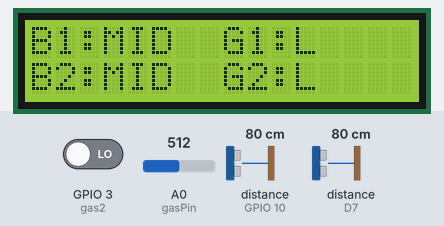
The sketch below on a simulated ESP8266 (NodeMCU). Parts: 16×2 character LCD. Wiring (inferred from the names in the program): 2 × ultrasonic range finder: trigger D6, echo D7 / trigger D8, echo GPIO 10. Inputs (shaded band) come from the test bench; at power-on: distance to the obstacle (sensors on GPIO 10, D7) 80 cm, A0 (gasPin) = 512, GPIO 3 (gas2) LOW. The echo pulse lasts 58.3 µs per cm; WiFi joins after 1.5 s; servers stay silent unless stated; uploads are accepted with an empty reply; what the sketch prints to the serial monitor is not drawn.

Above: at 10.7 s.
10.8 s: distance to the obstacle (sensor on GPIO 10) set to 23 cm
12.5 s: distance to the obstacle (sensor on GPIO 10) set to 19 cm
At 14.3 s:
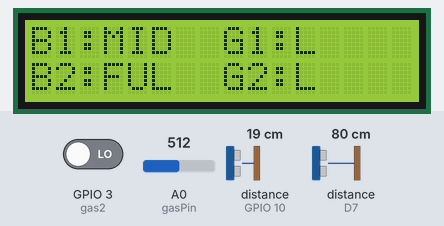
14.6 s: distance to the obstacle (sensor on D7) set to 23 cm
16.1 s: distance to the obstacle (sensor on D7) set to 18 cm
At 17.6 s:
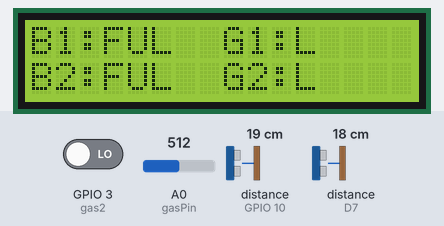
17.9 s: A0 (gasPin) set to 693
21.7 s: A0 (gasPin) set to 717
At 23.9 s:
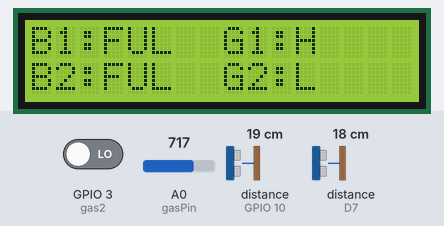
Timing chart, 0 to 25.4 s (numbered marks = the images above; inputs shaded):
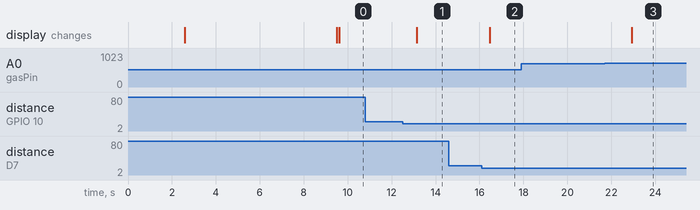

Measured:
- the behaviour switches between 21 and 20 cm on distance to the obstacle (sensor on GPIO 10) (found by bisection; images 0 and 1)
- the behaviour switches between 21 and 20 cm on distance to the obstacle (sensor on D7) (found by bisection; images 1 and 2)
- the behaviour switches between 700 and 701 on A0 (gasPin) (found by bisection; images 2 and 3)
- after the input at 10.8 s, every drawn part: stays the same
- after the input at 12.5 s, the display: changes after 0.65 s (image 1)
- after the input at 14.6 s, every drawn part: stays the same
- after the input at 16.1 s, the display: changes after 0.37 s (image 2)
- after the input at 17.9 s, every drawn part: stays the same
- after the input at 21.7 s, the display: changes after 1.2 s (image 3)

The sketch:

garbage_monitoring_with_2_gas_vist.ino
```cpp
#include <ESP8266WiFi.h>
#include <ESP8266HTTPClient.h>

#include <LiquidCrystal.h>
#include <String.h>

// WiFi parameters to be configured
const char* ssid = "project12"; // Hoofdlettergevoelig
const char* password = "project123456"; // Hoofdlettergevoelig
String a = "http://sms.scubedigi.com/api.php?username=Mydreamacd&password=Mydre@m123&to=8143513239&from=MYDREM&message=";
String msg = "\0";
String r = "http://projectsiot.xyz/IoTProjects/GarbageGas/upload.php?a=";
String rs = "\0";
String BIN1 = "\0";
String BIN2 = "\0";
String G1 = "\0";
String G2 = "\0";
int alc;

LiquidCrystal lcd (D0,D1,D2,D3,D4,D5);
#define trigPin D6
#define echoPin D7
#define trigPin1 D8
#define echoPin1 10
#define gasPin A0
//#define buzzer 01
#define gas2 03//RX

long duration, distance,duration1,distance1;

unsigned int obstacle = 0;
unsigned int fire = 0;
int gas = 0;
/*
void forward ()
{
  digitalWrite(m11, HIGH);
  digitalWrite(m12, LOW);
  digitalWrite(m21, HIGH);
  digitalWrite(m22, LOW);
  delay(10);
}

void backward ()
{
  digitalWrite(m12, HIGH);
  digitalWrite(m11, LOW);
  digitalWrite(m22, HIGH);
  digitalWrite(m21, LOW);
  delay(10);
}
void left ()
{
  digitalWrite(m12, LOW);
  digitalWrite(m11, HIGH);
  digitalWrite(m21, LOW);
  digitalWrite(m22, HIGH);
  delay(10);
}

void right ()
{

  digitalWrite(m11, LOW);
  digitalWrite(m12, HIGH);
  digitalWrite(m21, HIGH);
  digitalWrite(m22, LOW);
  delay(10);
}
void stopp ()
{
  digitalWrite(m12, LOW);
  digitalWrite(m11, LOW);
  digitalWrite(m22, LOW);
  digitalWrite(m21, LOW);
  delay(10);
}

void beep ()
{
  digitalWrite(buzzer,HIGH); delay(1000);
  digitalWrite(buzzer,LOW); delay(100);
}
*/
void setup() {
  Serial.begin(9600);
  Serial.println("power up");
  pinMode(trigPin, OUTPUT);
  pinMode(echoPin, INPUT);
pinMode(trigPin1, OUTPUT);
  pinMode(echoPin1, INPUT);

pinMode(gas2,INPUT);
pinMode(gasPin,INPUT);
//pinMode(buzzer,OUTPUT);

lcd.begin(16, 2);
  lcd.clear();
  lcd.setCursor(0, 0);
  lcd.print("*IOT BSD GARBAGE ***");
  lcd.setCursor( 0, 1);
  lcd.print("MONITORING SYSTEM ");
  delay(2500);

lcd.clear();
lcd.setCursor(0,0);
        lcd.print("CONNECTING--TO");
        lcd.setCursor( 2,1);
         lcd.print(ssid);
         delay(100);

Serial.print("Bezig met verbinden");
  WiFi.begin(ssid, password); // Connect to WiFi

  // while wifi not connected yet, print '.'
  // then after it connected, get out of the loop
  while (WiFi.status() != WL_CONNECTED) {
     delay(500);
     Serial.print(".");
  }

  // Verbonden.
  Serial.println("OK!");

  // Access Point (SSID).
  Serial.print("SSID: ");
  Serial.println(WiFi.SSID());

  // IP adres.
  Serial.print("IP: ");
  Serial.println(WiFi.localIP());
Serial.println("state---------------1");
  // Signaalsterkte.
  long rssi = WiFi.RSSI();
  Serial.print("Signaal sterkte (RSSI): ");
  Serial.print(rssi);
  Serial.println(" dBm");
  Serial.println("");


Serial.print("A = "); Serial.println("http://projectsiot.xyz/IoTProjects/GarbageMonitoring/upload.php?a=U&b=86&c=L");


if(WiFi.status()== WL_CONNECTED){ //Check WiFi connection status

    HTTPClient http; //Declare an object of class HTTPClient

  http.begin("http://projectsiot.xyz/IoTProjects/GarbageMonitoring/upload.php?a=U");

int httpCode = http.GET(); //Send the request
    if (httpCode > 0) { //Check the returning code
      String payload = http.getString(); //Get the request response payload
      Serial.println(payload); //Print the response payload
    }
    http.end(); //Close connection

delay(5000);

lcd.clear ();

lcdstring(0,0,"B1:");
lcdstring(0,1,"B2:");
lcdstring(8,0,"G1:");
lcdstring(8,1,"G2:");
}

}


void loop()
{

//obstacle = digitalRead(obstacle_sensor);
//fire = digitalRead(fire_sensor);
digitalWrite(trigPin, LOW);
delayMicroseconds(2);
digitalWrite(trigPin, HIGH);
delayMicroseconds(10);
digitalWrite(trigPin, LOW);
duration = pulseIn(echoPin, HIGH);
distance= duration*0.034/2;
Serial.print("Distance: ");
Serial.println(distance);
delay(50);
Serial.print(F("distance = ")); Serial.println(distance);
//Serial.print(F("obstacle = ")); Serial.println(obstacle);
digitalWrite(trigPin1, LOW);
delayMicroseconds(2);
digitalWrite(trigPin1, HIGH);
delayMicroseconds(10);
digitalWrite(trigPin1, LOW);
duration1 = pulseIn(echoPin1, HIGH);
distance1= duration1*0.034/2;
Serial.print("Distance: ");
Serial.println(distance1);
delay(50);
Serial.print(F("distance1 = ")); Serial.println(distance1);

if(distance>100)
{
  lcdstring(3,0,"EMT");
  BIN1="EMPTY";
}
else if(distance<100&&distance>20)
{

  lcdstring(3,0,"MID");
  BIN1="MIDIUM";
}
else if(distance<20)
{

  lcdstring(3,0,"FUL");
  BIN1="FULL";
//  beep();
 // beep();
  msg = a+"BIN1--FULL%0APLEASE%20COLLECT";
 sendsms ();
}

if(distance1>100)
{
  lcdstring(3,1,"EMT");
  BIN2="EMPTY";
}
else if(distance1<100&&distance1>20)
{

 lcdstring(3,1,"MID");
  BIN2="MEDIUM";
}
else if(distance1<20)
{

lcdstring(3,1,"FUL");
  BIN2="FULL";
 // beep();
//  beep();
   msg = a+"BIN2--FULL%0APLEASE%20COLLECT";
  sendsms ();
}
gas = analogRead(gasPin);

Serial.println("gas = "+String(gas));

if (gas > 700)
{
  Serial.println("gas1 high");
lcdstring(11,0,"H");
G1 = "Y";
msg = a+"GAS1--HIGH%0APLEASE%20CHECK";
 sendsms ();

//beep();
}
else
{
  Serial.println("gas1 low");
lcdstring(11,0,"L");
G1 = "N";
}
if (digitalRead(gas2)==HIGH)
{
  Serial.println("gas2 high");
lcdstring(11,1,"H");
//beep();
G2 = "Y";
msg = a+"GAS1--HIGH%0APLEASE%20CHECK";
 sendsms ();
}
else
{
  Serial.println("gas2 low");
lcdstring(11,1,"L");
G2 = "N";
}

rs = r+BIN1+"&b="+G1+"&c="+BIN2+"&d="+G2 ;
  send2server ();

} // LOOP

void send2server ()
{
Serial.print("rs = "); Serial.println(rs);
if(WiFi.status()== WL_CONNECTED){ //Check WiFi connection status

    HTTPClient http; //Declare an object of class HTTPClient
 http.begin(rs);

int httpCode = http.GET(); //Send the request
    if (httpCode > 0) { //Check the returning code
      String payload = http.getString(); //Get the request response payload
      Serial.println(payload); //Print the response payload
    }
    http.end(); //Close connection

delay(500);
}
}
void sendsms ()
{
Serial.print("msg = "); Serial.println(msg);
if(WiFi.status()== WL_CONNECTED){ //Check WiFi connection status

    HTTPClient http; //Declare an object of class HTTPClient
 http.begin(msg);

int httpCode = http.GET(); //Send the request
    if (httpCode > 0) { //Check the returning code
      String payload = http.getString(); //Get the request response payload
      Serial.println(payload); //Print the response payload
    }
    http.end(); //Close connection

delay(500);
}
}
void lcdstring (int a, int b, String data)
{
  lcd.setCursor(a,b);
  lcd.print(data);
}
```
